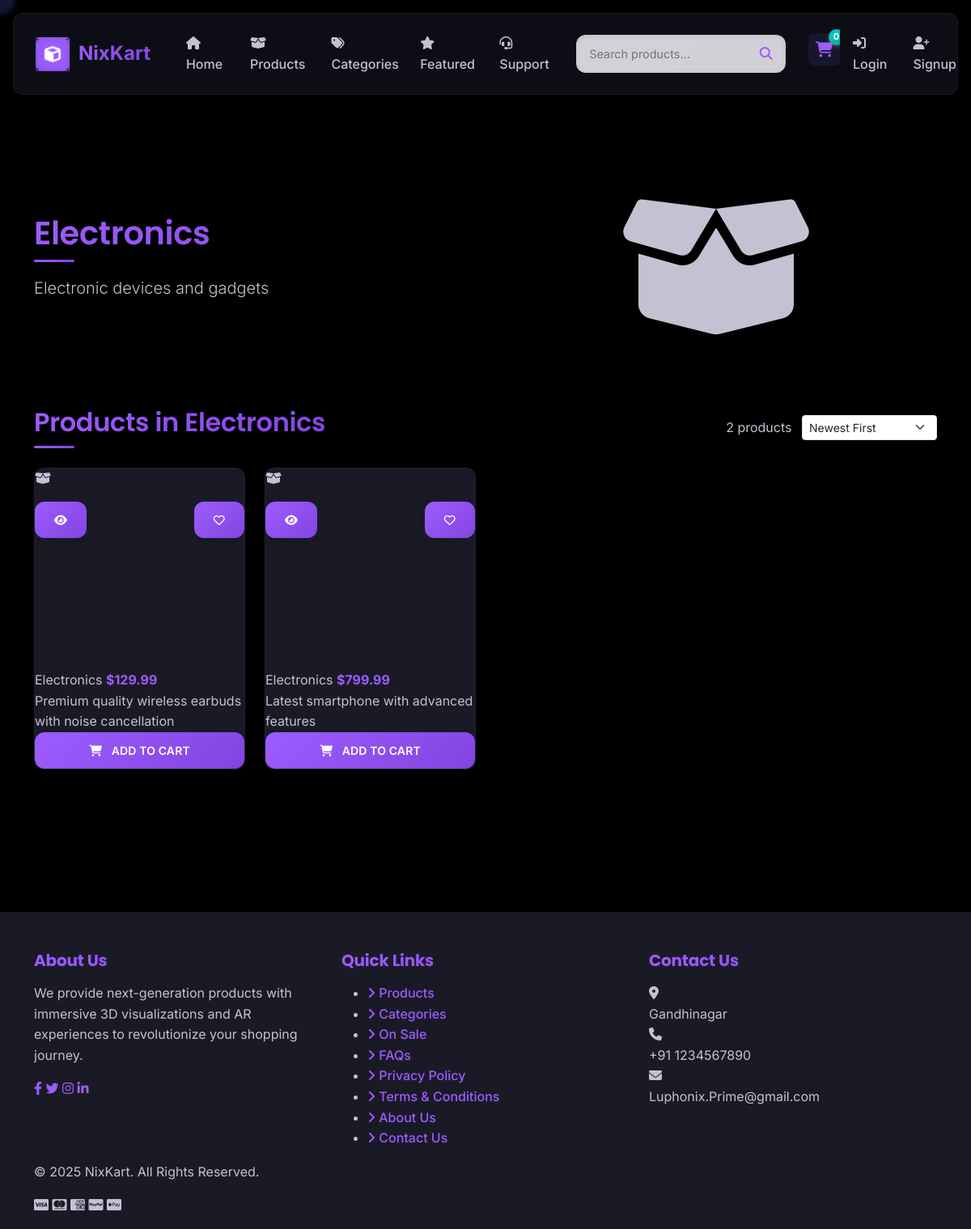
The app's page /category/electronics/, older data.
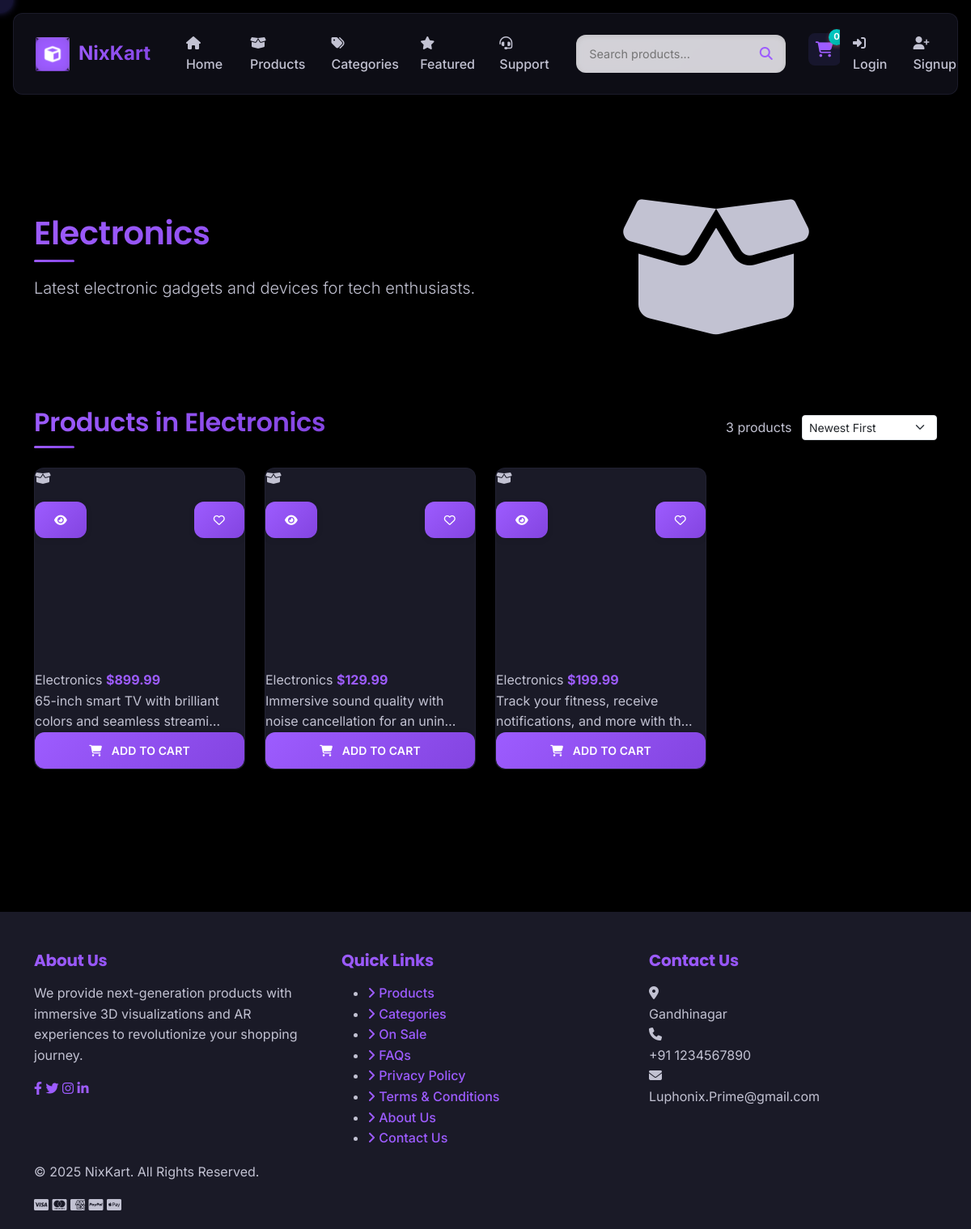
The same page, newer data.
### store/models.py (models this page shows, shortened)
class Category(models.Model):
    name = models.CharField(max_length=100)
    slug = models.SlugField(unique=True, blank=True)
    description = models.TextField(blank=True)
    image = models.ImageField(upload_to='categories/', blank=True, null=True)
    created_at = models.DateTimeField(auto_now_add=True)
    updated_at = models.DateTimeField(auto_now=True)
    class Meta:
        verbose_name_plural = 'Categories'
        ordering = ['name']

class Product(models.Model):
    category = models.ForeignKey(Category, related_name='products', on_delete=models.CASCADE)
    name = models.CharField(max_length=200)
    slug = models.SlugField(unique=True, blank=True)
    description = models.TextField()
    price = models.DecimalField(max_digits=10, decimal_places=2)
    stock = models.PositiveIntegerField(default=0)
    image = models.ImageField(upload_to='products/', blank=True, null=True)
    model_3d = models.FileField(upload_to='products/3d_models/', blank=True, null=True)
    is_featured = models.BooleanField(default=False)
    created_at = models.DateTimeField(auto_now_add=True)
    updated_at = models.DateTimeField(auto_now=True)
    class Meta:
        ordering = ['-created_at']

### store/views.py (the view)
# urls.py: path('category/<slug:category_slug>/', views.category_detail, name='category_detail'),
def category_detail(request, category_slug):
    category = get_object_or_404(Category, slug=category_slug)
    products = Product.objects.filter(category=category)
    context = {
        'category': category,
        'products': products,
    }
    return render(request, 'store/category_detail.html', context)

### store/context_processors.py (called while the page is built)
def cart_count(request):
    count = 0
    if request.user.is_authenticated:
        try:
            cart = Cart.objects.get(user=request.user)
            count = cart.items.count()
        except Cart.DoesNotExist:
            pass
    else:
        session_id = request.session.session_key
        if session_id:
            try:
                cart = Cart.objects.get(session_id=session_id)
                count = cart.items.count()
            except Cart.DoesNotExist:
                pass
    return {'cart_count': count}

### templates/store/category_detail.html (shortened to what the changed rows need)
{% extends 'base.html' %}
{% block content %}
<div class="container py-5">
    <div class="category-header mb-5" data-aos="fade-up">
        <div class="row align-items-center">
            <div class="col-md-6">
                <h1 class="section-title mb-3">{{ category.name }}</h1>
                {% if category.description %}
                    <p class="lead mb-4">{{ category.description }}</p>
                {% endif %}
            </div>
        </div>
    </div>
    <div class="row">
        <div class="col-12">
            <div class="d-flex justify-content-between align-items-center mb-4">
                <h2 class="section-title mb-0">Products in {{ category.name }}</h2>
                <div>
                    <span class="me-2">{{ products.count }} products</span>
                    <select class="form-select form-select-sm d-inline-block w-auto" id="sortProducts">
                        <option value="newest">Newest First</option>
                    </select>
                </div>
            </div>
        </div>
    </div>
    <div class="row">
        {% if products %}
            {% for product in products %}
                <div class="col-xl-3 col-lg-4 col-md-6 mb-4 product-item" data-aos="fade-up" data-aos-delay="{{ forloop.counter0|add:1|stringformat:'s' }}00" data-price="{{ product.price }}" data-name="{{ product.name }}" data-date="{{ product.created_at|date:'U' }}">
                    <div class="product-card">
                        <div class="product-img-wrapper">
                            {% if product.image %}
                                <img src="{{ product.image.url }}" alt="{{ product.name }}" class="product-img">
                            {% else %}
                                <div class="product-placeholder">
                                    <i class="fas fa-box-open"></i>
                                </div>
                            {% endif %}
                            <div class="product-actions">
                                <a href="{% url 'product_detail' product.slug %}" class="btn btn-sm btn-primary" data-bs-toggle="tooltip" title="View Details">
                                    <i class="fas fa-eye"></i>
                                </a>
                                <a href="{% url 'add_to_wishlist' product.id %}" class="btn btn-sm btn-outline-light" data-bs-toggle="tooltip" title="Add to Wishlist">
                                    <i class="far fa-heart"></i>
                                </a>
                            </div>
                        </div>
                        <div class="product-card-body">
                            <h3 class="product-title">
                                <a href="{% url 'product_detail' product.slug %}">{{ product.name }}</a>
                            </h3>
                            <div class="product-meta">
                                <span class="product-category">{{ product.category.name }}</span>
                                <span class="product-price">${{ product.price }}</span>
                            </div>
                            <div class="product-description">
                                {{ product.description|truncatechars:60 }}
                            </div>
                        </div>
                        <div class="product-card-footer">
                            <button class="btn btn-primary add-to-cart-btn" data-product-slug="{{ product.slug }}">
                                <i class="fas fa-shopping-cart me-2"></i> Add to Cart
                            </button>
                        </div>
                    </div>
                </div>
            {% endfor %}
        {% endif %}
    </div>
</div>
{% endblock %}

Row changes from the older to the newer data that the page shows:
changed Category "Electronics": description "Electronic devices and gadgets" → "Latest electronic gadgets and devices for tech enthusiasts."
now on this page (row edited): Product: category.name "Electronics", price "899.99", description "65-inch smart TV with brilliant colors and seamless streami…"
changed Product: description "Premium quality wireless earbuds with noise cancellation" → "Immersive sound quality with noise cancellation for an unin…"
changed Product: price "799.99" → "199.99"; description "Latest smartphone with advanced features" → "Track your fitness, receive notifications, and more with th…"
Text that changed along with them:
{{ products.count }}: "2" → "3"
